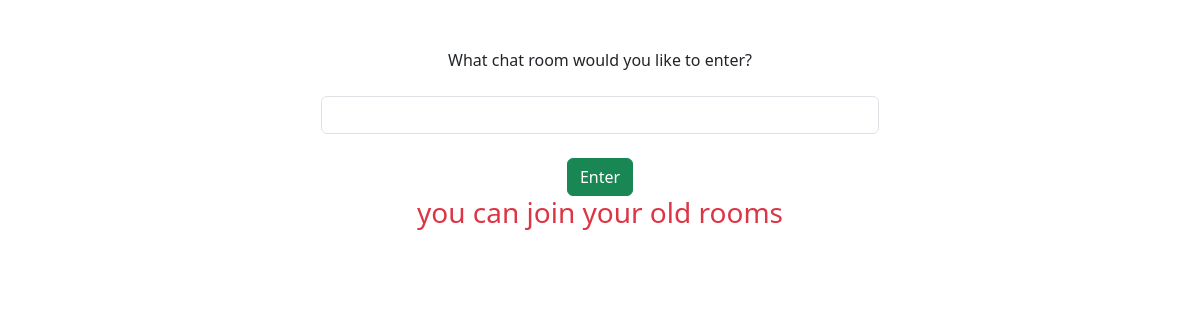
Before: /chat/index/ (signed in) with the older database file.
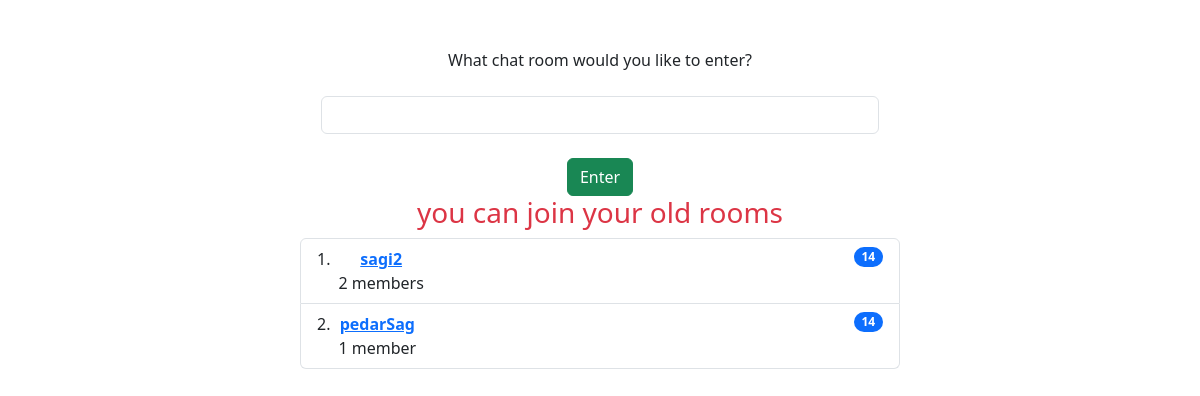
After: the same page with the newer database file.
### chat/models.py (models this page shows)
class Chat(models.Model):
    roomname=models.CharField(max_length=50,blank=True)
    members=models.ManyToManyField(user,blank=True)
    def __str__(self):
        return self.roomname

### chat/views.py (the view)
# urls.py: path('index/',views.index,name="index"),
@login_required(login_url='login')
def index(request :HttpRequest):
    user=request.user
    print(user)
    chatrooms=Chat.objects.filter(members=user)
    print(chatrooms)
    return render(request,"chat/arrive.html",{
        "chatrooms":chatrooms,
    })

### chat/templates/chat/arrive.html (shortened to what this page needs)
<!DOCTYPE html>
<html lang="en">
<head>
    <link
      href="https://cdn.jsdelivr.net/npm/bootstrap@5.3.1/dist/css/bootstrap.min.css"
      rel="stylesheet"
    />
</head>
<body>
    <div class="container text-center mt-5">
        What chat room would you like to enter?<br><br>
    <input label="" id="room-name-input" type="text" size="100" class="form-control w-50 offset-3">
    <br>
    <input id="room-name-submit" type="button" value="Enter" class="btn btn-success">
    </div>
    <div class="continer text-center">
        <h3 class="text-danger ">you can join your old rooms</h3>
        <ol class="list-group list-group-numbered">
            {% for chatroom in chatrooms %}
            <li class="list-group-item d-flex justify-content-between align-items-start w-50  offset-3">
              <div class="ms-2 me-auto">
                <a href="http://localhost:8000/chat/index/{{chatroom}}"><div class="fw-bold">{{chatroom.roomname}}</div></a>
                {% if chatroom.members.count == 1 %}
                    {{chatroom.members.count}} member
                {% else %}
                    {{chatroom.members.count}} members
                {% endif %}
              </div>
              <span class="badge bg-primary rounded-pill">14</span>
            </li>
            {% endfor %}
          </ol>
    </div>
</body>
</html>

Changed rows visible on the page:
now on this page (row unchanged): Chat: roomname "sagi2", members.count "2"
added Chat: roomname "pedarSag", members.count "1"
